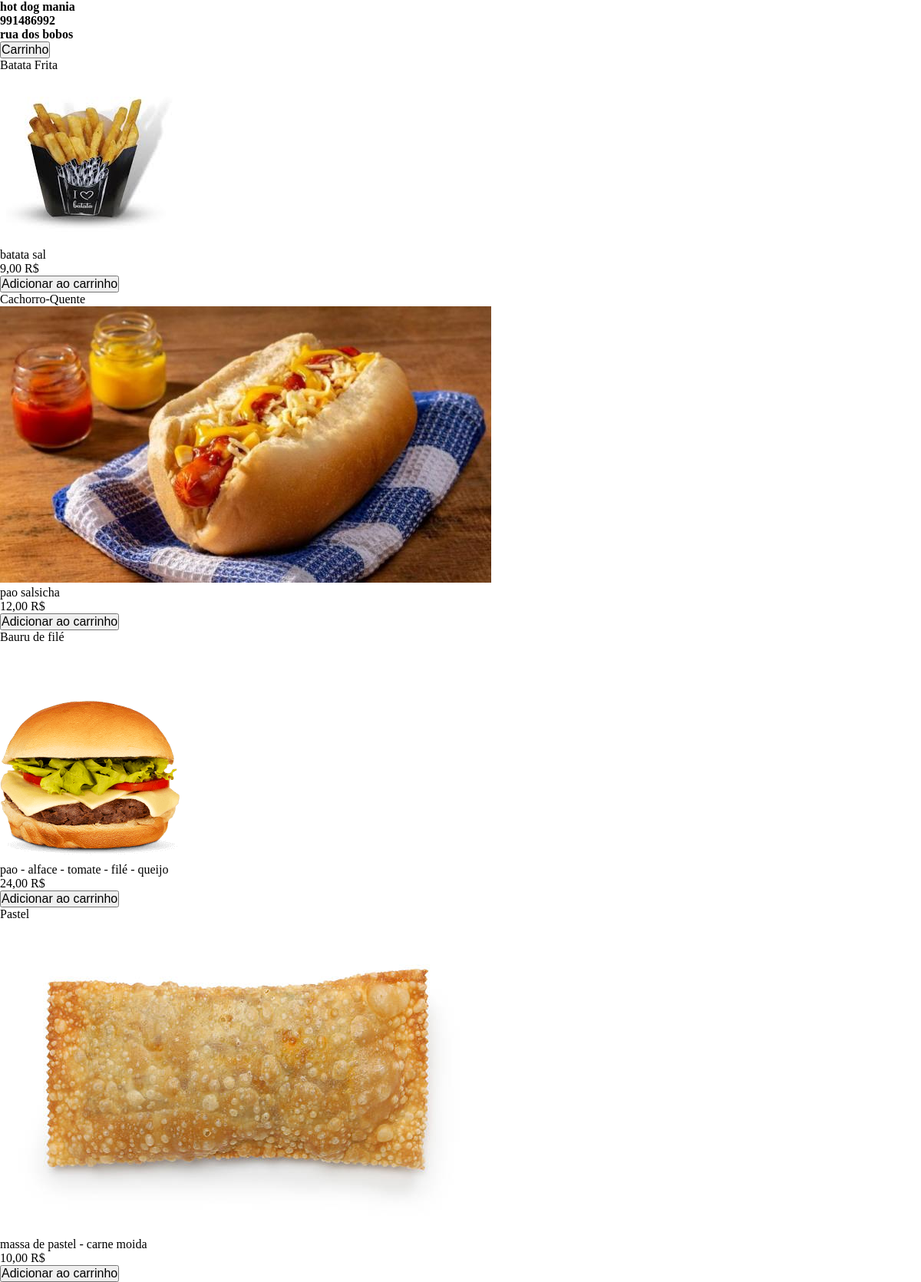
The page /estabelecimento/hot-dog-mania/ on the database as committed earlier.
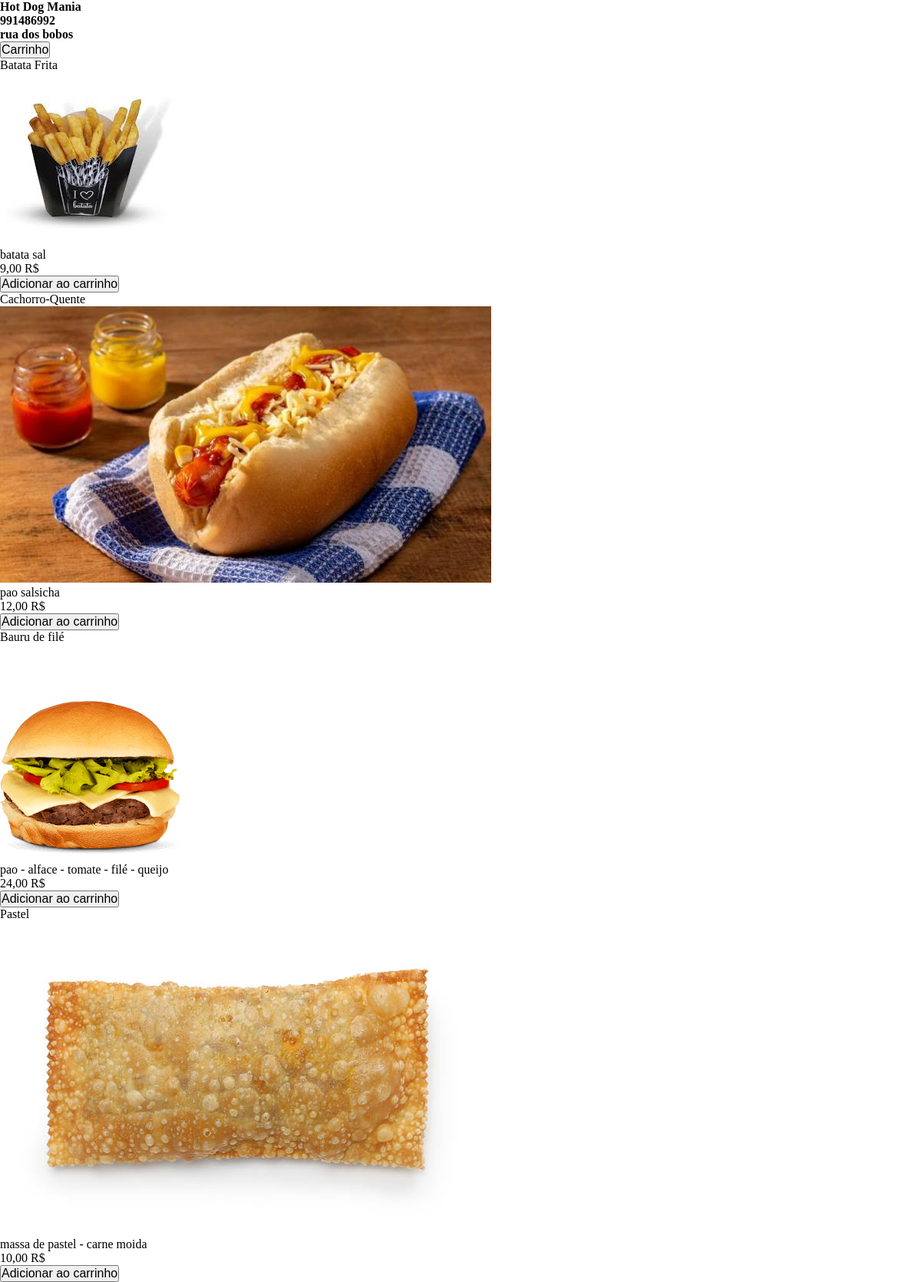
The same page on the database as committed later.
### pratoservido/models.py (models this page shows, shortened)
class Estabelecimento(models.Model):
    nome = models.CharField(max_length=200, null=True, blank=True)
    slug = models.SlugField(unique=True, null=True, blank=True)
    telefone = models.CharField(max_length=200, null=True, blank=True)
    endereco = models.CharField(max_length=400, blank=True, null=True)
    logo = models.ImageField(upload_to='logo', default='logo/logopratoservido.webp', null=True, blank=True)
    descricao = models.CharField(max_length=500, null=True, blank=True)
    usuario = models.OneToOneField(User, null=True, blank=True, on_delete=models.CASCADE)

### pratoservido/views.py (the view)
# urls.py: path('estabelecimento/<slug:slug>/', cardapio, name='cardapio'),
def cardapio(request, slug=None):
    try:
        estabelecimento = Estabelecimento.objects.get(slug=slug)
        pratos = estabelecimento.pratos.filter(ativo=True)
    except  Estabelecimento.DoesNotExist:
        return redirect('estabelecimento')
    if request.COOKIES.get('id_sessao'):
        id_sessao = request.COOKIES.get('id_sessao')
    else:
        id_sessao = str(uuid.uuid4())
    context = {'estabelecimento': estabelecimento, 'pratos': pratos}
    resposta = render(request, 'pratoservido/cardapio.html', context)
    if not request.COOKIES.get('id_sessao'):
        resposta.set_cookie(key='id_sessao', value=id_sessao, max_age=60*60*24*30)
    return resposta

### pratoservido/templates/pratoservido/cardapio.html (shortened to what this page needs)
{% extends 'core/base.html' %} {% load static %}
{% block body %}
<div>
  <h1>{{ estabelecimento.nome }}</h1>
  {% if estabelecimento.telefone != None %}
    <h2>{{ estabelecimento.telefone }}</h2>
  {% endif %}
  {% if estabelecimento.endereco != None %}
    <h2>{{ estabelecimento.endereco }}</h2>
  {% endif %}
</div>
<button id="mostrar-carrinho" hx-get="{% url 'carrinho' estabelecimento.id %}" hx-trigger="click" hx-target="#carrinho">Carrinho</button>
{% for prato in pratos %}
  <p>{{ prato.nome }}</p>
  <img src="{{ prato.imagem.url }}" alt="Imagem do {{ prato.nome }}" />
  <p>{{ prato.ingredientes }}</p>
  <p>{{ prato.preco }} R$</p>
  <form>
    <button hx-post="{% url 'add_carrinho' prato.id %}" hx-trigger="click" hx-target="#carrinho">Adicionar ao carrinho</button>
  </form>
{% endfor %}
{% endblock %}

Rows that differ between the two databases and show on the page:
changed Estabelecimento "rua dos bobos": nome "hot dog mania" → "Hot Dog Mania"
